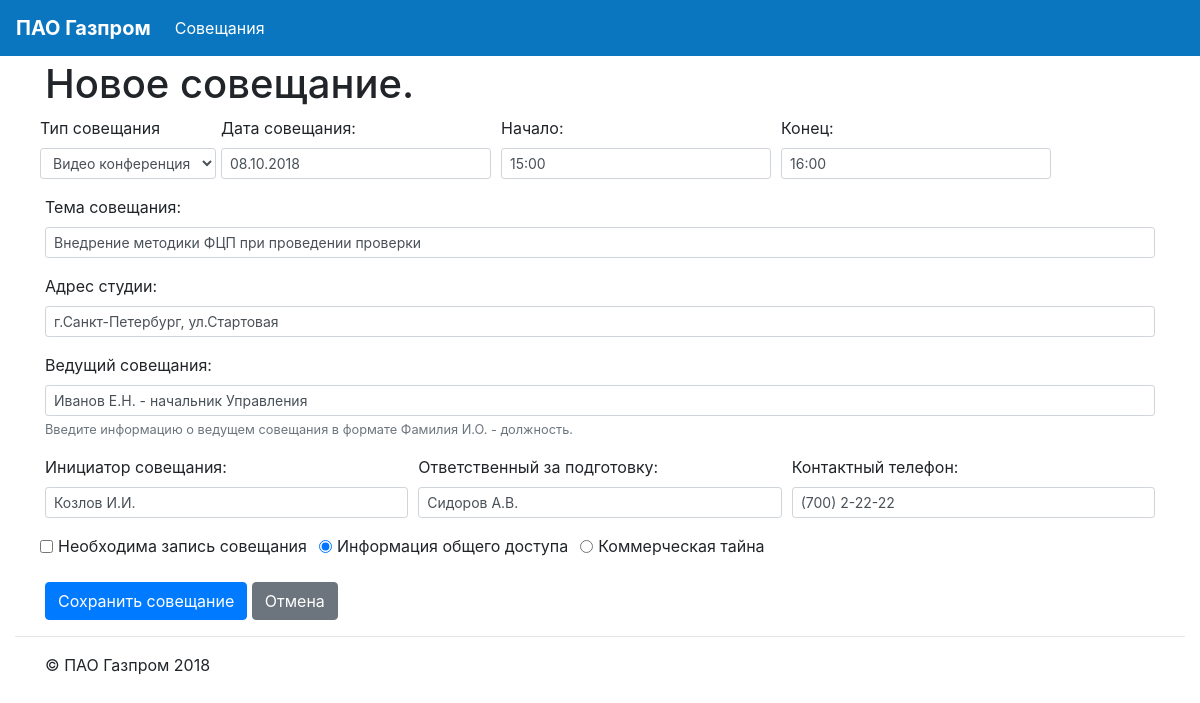
/meet/copy/8/, run on the app's committed database.
### meetings/models.py (models this page shows, shortened)
class Meeting(models.Model):
    meet_type = models.CharField(max_length=1, choices=MEETING_TYPE_CHOICES, default=mInternal)
    meet_place = models.CharField(max_length=128,db_index=True)
    meet_subj = models.CharField(max_length=128, db_index=True)
    meet_lead = models.CharField(max_length=128, db_index=True, blank=True)
    meet_date = models.DateField(null=False, default=timezone.now)
    meet_start = models.CharField(max_length=5,null=True)
    meet_end = models.CharField(max_length=5,null=True)
    meet_init = models.CharField(max_length=64, db_index=True, blank=True)
    meet_acc = models.CharField(max_length=64, db_index=True, blank=True)
    meet_tel = models.CharField(max_length=20, blank=True)
    meet_save = models.BooleanField(default=False)
    meet_confident = models.BooleanField(default=False)
    studios = models.ManyToManyField('Studio')

### meetings/views.py (the view)
# urls.py: path('copy/<str:meet_id>/', views.meet_copy, name='copy'),
def meet_copy(request, meet_id=None):
    args = {}
    omt =  None
    if meet_id:
        try:
            omt = Meeting.objects.get(id=int(meet_id))
        except Meeting.DoesNotExist:
            omt = None
    args['meet']=omt
    args['meet_id'] = None
    args['meeting_type_choices'] = MEETING_TYPE_CHOICES
    return render(request,'mt_meetform.html', args)

### meetings/templates/mt_meetform.html (shortened to what this page needs)
{% extends "mb_main.html" %}
{% load staticfiles %}
{% load i18n %}
{% block content %}
<div class="container">
<h1 class="display-5">{% if meet_id %}Изменить{% else %}Новое{% endif %} совещание.</h1>
<form action="{% url 'meetings:update' meet_id %}" method="post">
    <div class="form-row">
      <div class="form-group" col-md-3>
        <label for="meetType">Тип совещания</label>
        <select class="form-control form-control-sm" id="meetType" name ="meetType" aria-describedby="meet_type_Help">
            {% for mtc in meeting_type_choices %}
                <option value="{{ mtc.0 }}" {% if mtc.0 == meet.meet_type %}selected{% endif %}>{{ mtc.1 }}</option>
            {% endfor %}
        </select>
      </div>
      <div class="form-group col-md-3">
            <label for="meetDate">Дата совещания:</label>
            <input type="text" class="form-control form-control-sm" id="meetDate" name="meetDate" data-date-format="dd.mm.yyyy" data-provide="datepicker" value="{{ meet.meet_date | date:"d.m.Y" }}">
      </div>
      <div class="form-group col-md-3">
        <label for="meetStart">Начало:</label>
        <input type="text" class="form-control form-control-sm" id="meetStart" name="meetStart" value="{{ meet.meet_start }}">
      </div>
      <div class="form-group col-md-3">
        <label for="meetEnd">Конец:</label>
        <input type="text" class="form-control form-control-sm" id="meetEnd" name="meetEnd" value="{{ meet.meet_end }}">
      </div>
    </div>
    <div class="form-row">
      <div class="form-group col-md-12">
        <label for="meetSubj">Тема совещания:</label>
        <input type="text" class="form-control form-control-sm" id="meetSubj" name="meetSubj" placeholder="Введите тему планируемого совещания" value="{{ meet.meet_subj }}">
      </div>
    </div>
    <div class="form-row">
      <div class="form-group col-md-12">
        <label for="meetPlace">Адрес студии:</label>
        <input type="text" class="form-control form-control-sm" id="meetPlace" name="meetPlace" placeholder="Введите планируемое место проведения совещаний" value="{{ meet.meet_place }}">
      </div>
    </div>
    <div class="form-row">
      <div class="form-group col-md-12">
        <label for="meetLead">Ведущий совещания:</label>
        <input type="text" class="form-control form-control-sm" id="meetLead" name="meetLead" placeholder="Иванов Е.Н. - заместитель начальника Управления" aria-describedby="meetLead_Help" value="{{ meet.meet_lead }}">
        <small id="meetLead_Help" class="form-text text-muted">Введите информацию о ведущем совещания в формате Фамилия И.О. - должность.</small>
      </div>
    </div>
    <div class="form-row">
      <div class="form-group col-md-4">
        <label for="meetInit">Инициатор совещания:</label>
        <input type="text" class="form-control form-control-sm" id="meetInit" name="meetInit" placeholder="Козлов И.И." value="{{ meet.meet_init }}">
      </div>
      <div class="form-group col-md-4">
        <label for="meetAcc">Ответственный за подготовку:</label>
        <input type="text" class="form-control form-control-sm" id="meetAcc" name="meetAcc" placeholder="Сидоров А.В." value="{{ meet.meet_acc }}">
      </div>
      <div class="form-group col-md-4">
        <label for="meetTel">Контактный телефон:</label>
        <input type="text" class="form-control form-control-sm" id="meetTel" name="meetTel" placeholder="(700) 2-22-22" value="{{ meet.meet_tel }}">
      </div>
    </div>
    <div class="form-row">
        <div class="form-check form-check-inline">
          <input class="form-check-input" type="checkbox" id="meetSave" name="meetSave" value="1" {% if meet.meet_save %}checked{% endif %}>
          <label class="form-check-label" for="meetSave">Необходима запись совещания</label>
        </div>
       <div class="form-check form-check-inline">
          <input class="form-check-input" type="radio" name="meetConfident" id="meetConfident1" value="0" {% if not meet.meet_confident %}checked{% endif %}>
          <label class="form-check-label" for="meetConfident1">Информация общего доступа</label>
        </div>
        <div class="form-check form-check-inline">
          <input class="form-check-input" type="radio" name="meetConfident" id="meetConfident2" value="1" {% if meet.meet_confident %}checked{% endif %}>
          <label class="form-check-label" for="meetConfident2">Коммерческая тайна</label>
        </div>
    </div>
    <br>
    <button type="submit" class="btn btn-primary"> {% if meet %}Сохранить{% else %}Создать{% endif %} совещание </button>
    <a role="button" class="btn btn-secondary" href="{% url 'meetings:table' %}" > Отмена </a>
</form>
</div>
{% endblock %}

### data on the page
Meeting: meetType "Видео конференция", meetDate "08.10.2018", meetStart "15:00", meetEnd "16:00", meetSubj "Внедрение методики ФЦП при проведении проверки", meetPlace "г.Санкт-Петербург, ул.Стартовая", meetLead "Иванов Е.Н. - начальник Управления", meetInit "Козлов И.И.", meetAcc "Сидоров А.В.", meetTel "(700) 2-22-22", meet_confident "☑ Информация общего доступа", meet_confident "☐ Коммерческая тайна"
